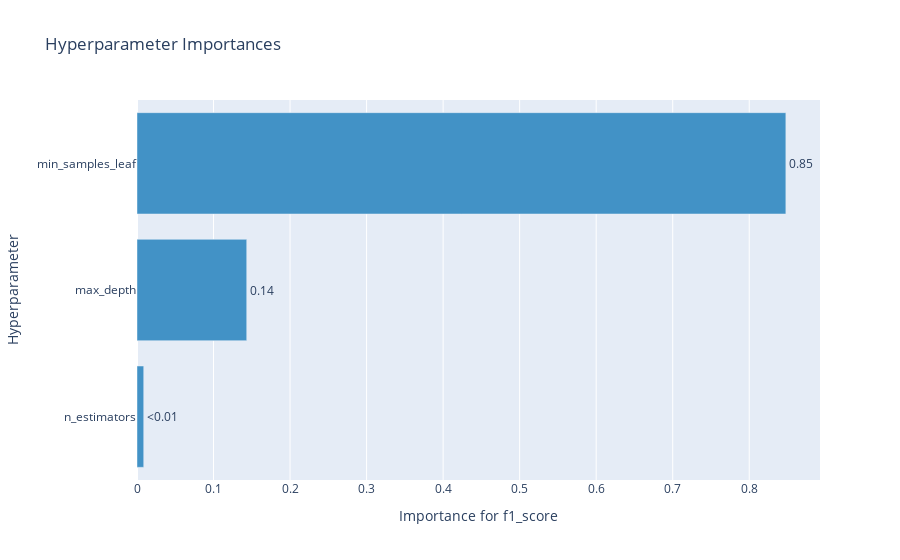

Notebook source saved alongside this figure:
### Markdown cell above
График важности гиперпараметров - помогает понять, какие гиперпараметры вносят больший вклад в минимизацию/максимизацию метрики.

### Code cell
optuna.visualization.plot_param_importances(study, target_name="f1_score")

### Figure 1 — Plotly figure (JSON) as saved in the notebook; plotly's stock layout.template omitted (floating-point values rounded to 4 significant figures)
{"data": [{"cliponaxis": false, "hovertemplate": ["n_estimators (IntDistribution): 0.008778980782483126<extra></extra>", "max_depth (IntDistribution): 0.14338403349997864<extra></extra>", "min_samples_leaf (IntDistribution): 0.8478369857175383<extra></extra>"], "marker": {"color": "rgb(66,146,198)"}, "orientation": "h", "text": ["<0.01", "0.14", "0.85"], "textposition": "outside", "type": "bar", "x": [0.008779, 0.1434, 0.8478], "y": ["n_estimators", "max_depth", "min_samples_leaf"]}], "layout": {"showlegend": false, "title": {"text": "Hyperparameter Importances"}, "xaxis": {"title": {"text": "Importance for f1_score"}}, "yaxis": {"title": {"text": "Hyperparameter"}}}}
